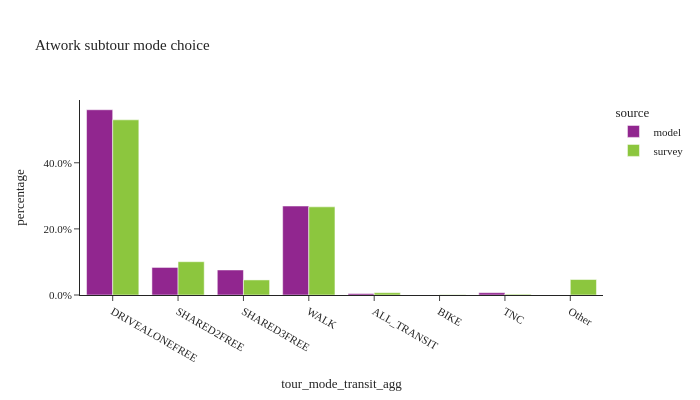
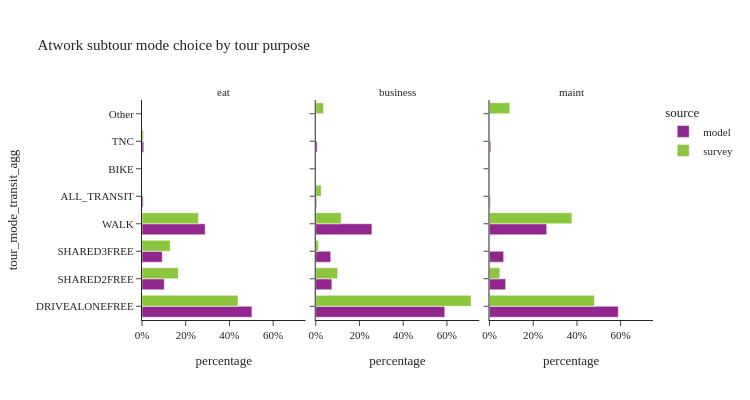

Notebook source saved alongside these figures, in order:
### Code cell
atwork_subtour = tour_data.loc[tour_data['tour_category']=="atwork"].copy()

util.plot_share_barchart(atwork_subtour, 'tour_weight', 'tour_mode_transit_agg', title="Atwork subtour mode choice")
util.plot_share_facetbar(atwork_subtour, 'tour_weight', share_col="tour_mode_transit_agg", title="Atwork subtour mode choice by tour purpose", 
                             facet_col='tour_type', facet_col_wrap=3, height=400, dropna=False)

### Figure 1 — Plotly figure (JSON) as saved in the notebook; plotly's stock layout.template omitted (floating-point values rounded to 4 significant figures)
{"data": [{"alignmentgroup": "True", "customdata": [[122900.0, 122900.0], [18290.0, 18290.0], [16600.0, 16600.0], [59040.0, 59040.0], [952.0, 952.0], [18.0, 18.0], [1532.0, 1532.0]], "hovertemplate": "source=model<br>tour_mode_transit_agg=%{x}<br>percentage=%{y}<br>weighted_sum=%{customdata[0]}<br>sample_size=%{customdata[1]}<extra></extra>", "legendgroup": "model", "marker": {"color": "#91268F", "pattern": {"shape": ""}}, "name": "model", "offsetgroup": "model", "orientation": "v", "showlegend": true, "textposition": "auto", "type": "bar", "x": ["DRIVEALONEFREE", "SHARED2FREE", "SHARED3FREE", "WALK", "ALL_TRANSIT", "BIKE", "TNC"], "xaxis": "x", "y": [0.5604, 0.08339, 0.07568, 0.2691, 0.00434, 8.205e-05, 0.006983], "yaxis": "y"}, {"alignmentgroup": "True", "customdata": [[143400.0, 115.0], [27250.0, 20.0], [12330.0, 19.0], [72150.0, 138.0], [1908.0, 5.0], [253.5, 4.0], [631.5, 1.0], [12670.0, 8.0]], "hovertemplate": "source=survey<br>tour_mode_transit_agg=%{x}<br>percentage=%{y}<br>weighted_sum=%{customdata[0]}<br>sample_size=%{customdata[1]}<extra></extra>", "legendgroup": "survey", "marker": {"color": "#8CC63E", "pattern": {"shape": ""}}, "name": "survey", "offsetgroup": "survey", "orientation": "v", "showlegend": true, "textposition": "auto", "type": "bar", "x": ["DRIVEALONEFREE", "SHARED2FREE", "SHARED3FREE", "WALK", "ALL_TRANSIT", "BIKE", "TNC", "Other"], "xaxis": "x", "y": [0.5299, 0.1007, 0.04556, 0.2667, 0.007053, 0.0009371, 0.002334, 0.04682], "yaxis": "y"}], "layout": {"barmode": "group", "height": 400, "legend": {"title": {"text": "source"}, "tracegroupgap": 0}, "title": {"text": "Atwork subtour mode choice"}, "width": 700, "xaxis": {"anchor": "y", "domain": [0.0, 1.0], "title": {"text": "tour_mode_transit_agg"}}, "yaxis": {"anchor": "x", "domain": [0.0, 1.0], "tickformat": ".1%", "title": {"text": "percentage"}}}}

### Figure 2 — Plotly figure (JSON) as saved in the notebook; plotly's stock layout.template omitted (floating-point values rounded to 4 significant figures)
{"data": [{"alignmentgroup": "True", "customdata": [[37460], [7600], [6900], [21526], [389], [8], [604]], "hovertemplate": "source=model<br>tour_type=eat<br>percentage=%{x}<br>tour_mode_transit_agg=%{y}<br>sample_size=%{customdata[0]}<extra></extra>", "legendgroup": "model", "marker": {"color": "#91268F", "pattern": {"shape": ""}}, "name": "model", "offsetgroup": "model", "orientation": "h", "showlegend": true, "textposition": "auto", "type": "bar", "x": [0.5029, 0.102, 0.09263, 0.289, 0.005222, 0.0001074, 0.008109], "xaxis": "x", "y": ["DRIVEALONEFREE", "SHARED2FREE", "SHARED3FREE", "WALK", "ALL_TRANSIT", "BIKE", "TNC"], "yaxis": "y"}, {"alignmentgroup": "True", "customdata": [[50896], [6346], [5896], [22144], [332], [6], [572]], "hovertemplate": "source=model<br>tour_type=business<br>percentage=%{x}<br>tour_mode_transit_agg=%{y}<br>sample_size=%{customdata[0]}<extra></extra>", "legendgroup": "model", "marker": {"color": "#91268F", "pattern": {"shape": ""}}, "name": "model", "offsetgroup": "model", "orientation": "h", "showlegend": false, "textposition": "auto", "type": "bar", "x": [0.5905, 0.07363, 0.06841, 0.2569, 0.003852, 6.961e-05, 0.006636], "xaxis": "x2", "y": ["DRIVEALONEFREE", "SHARED2FREE", "SHARED3FREE", "WALK", "ALL_TRANSIT", "BIKE", "TNC"], "yaxis": "y2"}, {"alignmentgroup": "True", "customdata": [[34586], [4347], [3807], [15367], [231], [4], [356]], "hovertemplate": "source=model<br>tour_type=maint<br>percentage=%{x}<br>tour_mode_transit_agg=%{y}<br>sample_size=%{customdata[0]}<extra></extra>", "legendgroup": "model", "marker": {"color": "#91268F", "pattern": {"shape": ""}}, "name": "model", "offsetgroup": "model", "orientation": "h", "showlegend": false, "textposition": "auto", "type": "bar", "x": [0.5892, 0.07406, 0.06486, 0.2618, 0.003935, 6.815e-05, 0.006065], "xaxis": "x3", "y": ["DRIVEALONEFREE", "SHARED2FREE", "SHARED3FREE", "WALK", "ALL_TRANSIT", "BIKE", "TNC"], "yaxis": "y3"}, {"alignmentgroup": "True", "customdata": [[31], [8], [10], [73], [1], [1]], "hovertemplate": "source=survey<br>tour_type=eat<br>percentage=%{x}<br>tour_mode_transit_agg=%{y}<br>sample_size=%{customdata[0]}<extra></extra>", "legendgroup": "survey", "marker": {"color": "#8CC63E", "pattern": {"shape": ""}}, "name": "survey", "offsetgroup": "survey", "orientation": "h", "showlegend": true, "textposition": "auto", "type": "bar", "x": [0.4392, 0.1662, 0.129, 0.2581, 0.0003101, 0.007142], "xaxis": "x", "y": ["DRIVEALONEFREE", "SHARED2FREE", "SHARED3FREE", "WALK", "ALL_TRANSIT", "TNC"], "yaxis": "y"}, {"alignmentgroup": "True", "customdata": [[53], [9], [9], [17], [3], [1]], "hovertemplate": "source=survey<br>tour_type=business<br>percentage=%{x}<br>tour_mode_transit_agg=%{y}<br>sample_size=%{customdata[0]}<extra></extra>", "legendgroup": "survey", "marker": {"color": "#8CC63E", "pattern": {"shape": ""}}, "name": "survey", "offsetgroup": "survey", "orientation": "h", "showlegend": false, "textposition": "auto", "type": "bar", "x": [0.7106, 0.1, 0.01241, 0.1165, 0.02493, 0.03557], "xaxis": "x2", "y": ["DRIVEALONEFREE", "SHARED2FREE", "SHARED3FREE", "WALK", "ALL_TRANSIT", "Other"], "yaxis": "y2"}, {"alignmentgroup": "True", "customdata": [[31], [3], [48], [1], [4], [7]], "hovertemplate": "source=survey<br>tour_type=maint<br>percentage=%{x}<br>tour_mode_transit_agg=%{y}<br>sample_size=%{customdata[0]}<extra></extra>", "legendgroup": "survey", "marker": {"color": "#8CC63E", "pattern": {"shape": ""}}, "name": "survey", "offsetgroup": "survey", "orientation": "h", "showlegend": false, "textposition": "auto", "type": "bar", "x": [0.4801, 0.04749, 0.3768, 0.0002981, 0.002348, 0.09289], "xaxis": "x3", "y": ["DRIVEALONEFREE", "SHARED2FREE", "WALK", "ALL_TRANSIT", "BIKE", "Other"], "yaxis": "y3"}], "layout": {"annotations": [{"font": {}, "showarrow": false, "text": "eat", "x": 0.16, "xanchor": "center", "xref": "paper", "y": 1.0, "yanchor": "bottom", "yref": "paper"}, {"font": {}, "showarrow": false, "text": "business", "x": 0.5, "xanchor": "center", "xref": "paper", "y": 1.0, "yanchor": "bottom", "yref": "paper"}, {"font": {}, "showarrow": false, "text": "maint", "x": 0.84, "xanchor": "center", "xref": "paper", "y": 1.0, "yanchor": "bottom", "yref": "paper"}], "barmode": "group", "height": 400, "legend": {"title": {"text": "source"}, "tracegroupgap": 0}, "title": {"text": "Atwork subtour mode choice by tour purpose"}, "width": 750, "xaxis": {"anchor": "y", "domain": [0.0, 0.32], "tickformat": ".0%", "title": {"text": "percentage"}}, "xaxis2": {"anchor": "y2", "domain": [0.34, 0.66], "matches": "x", "tickformat": ".0%", "title": {"text": "percentage"}}, "xaxis3": {"anchor": "y3", "domain": [0.68, 1.0], "matches": "x", "tickformat": ".0%", "title": {"text": "percentage"}}, "yaxis": {"anchor": "x", "domain": [0.0, 1.0], "title": {"text": "tour_mode_transit_agg"}}, "yaxis2": {"anchor": "x2", "domain": [0.0, 1.0], "matches": "y", "showticklabels": false}, "yaxis3": {"anchor": "x3", "domain": [0.0, 1.0], "matches": "y", "showticklabels": false}}}
